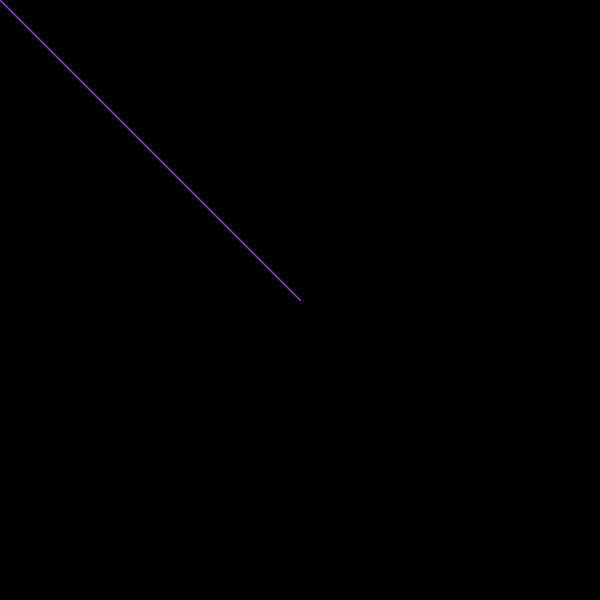
Frame 1 (no input)
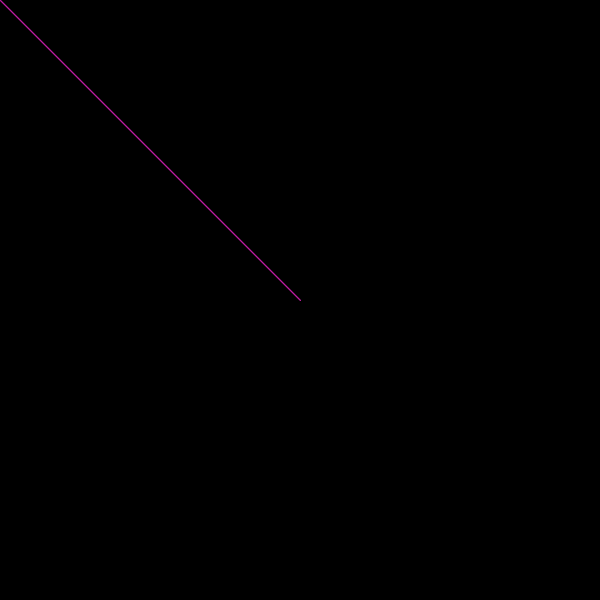
Frame 60 (the mouse pressed at the canvas centre just before this capture)
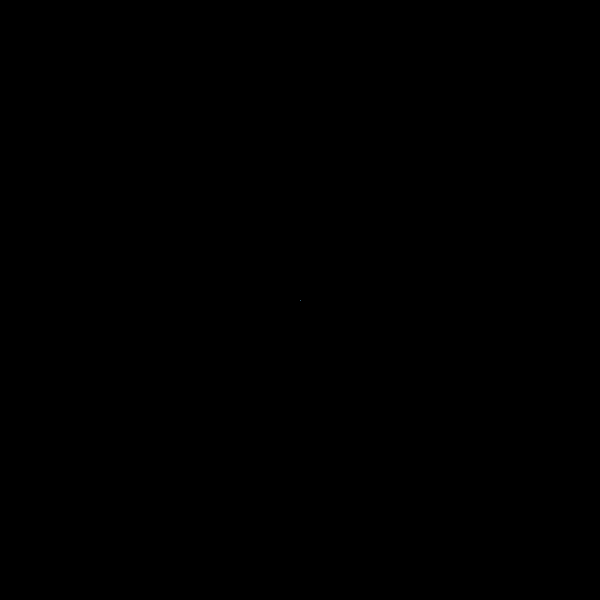
Frame 120 (the mouse held since frame 60 and released just before this capture)

The Processing sketch that drew these frames (run headless with seeded random() and noise(); from frame 60 on, the mouse is pressed at the canvas centre):

// Processing sketch: mouse_tracking
// ── mouse_tracking.pde
void setup(){
 size (600,600);
 background(0);
  
}

void draw(){
  //line(x point1, y point1, x point2, y point2)
  //opacity of fill makes 
  fill(0, 10);
  rect(0, 0, width, height);
  
  
  background(0);
  stroke(random(0,255),  random(0,255), random(0,255));
  line(mouseX, mouseY, width/2, height/2);
  line(width/2, height/2, mouseX, mouseY);
  
  println(mouseX);
  
  
  
}
